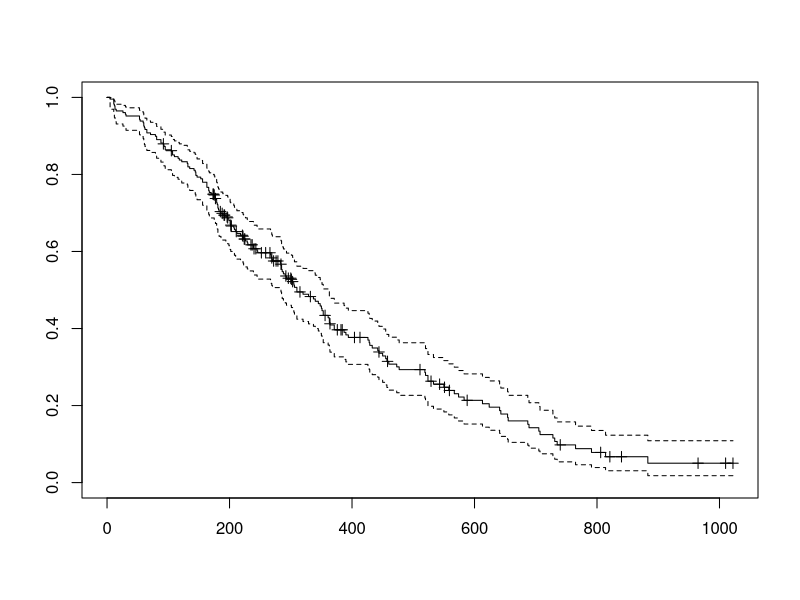
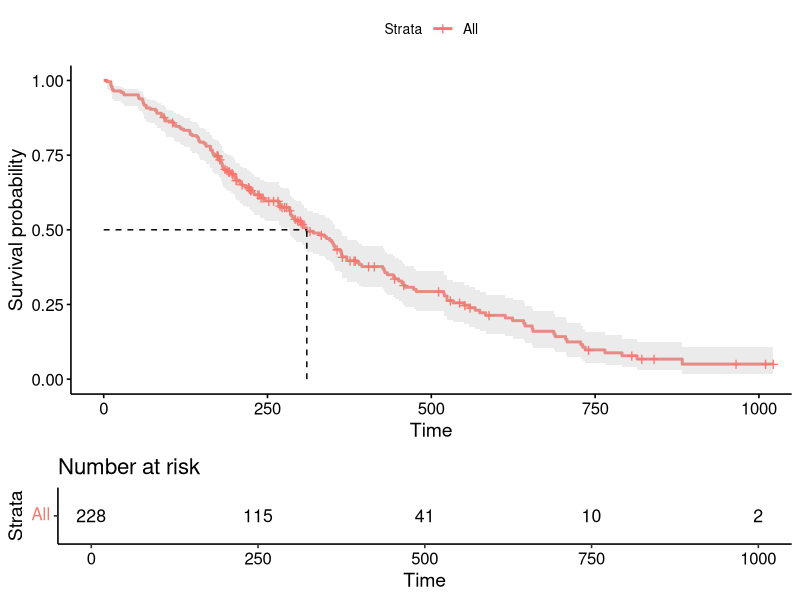
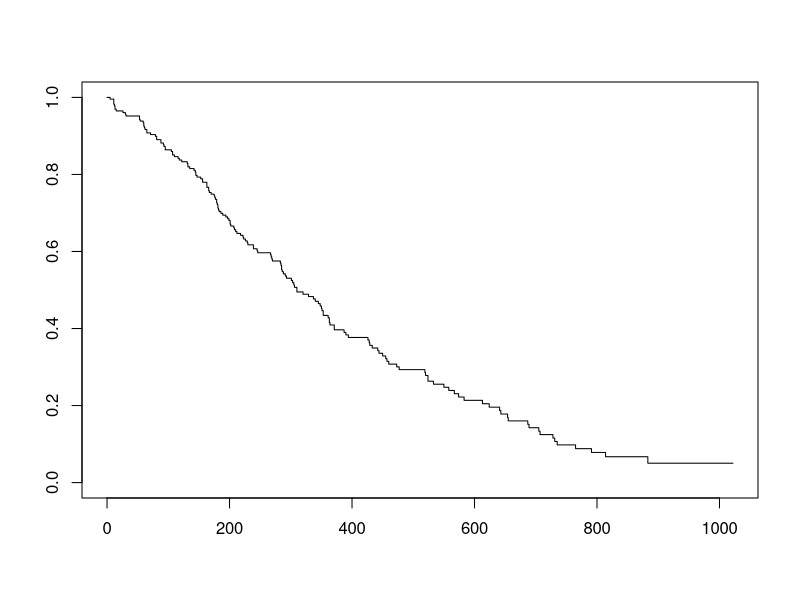

Reproduce these figures in R, in order. (Note: this script raises an error after producing the figures.)
library(survival)
lung

Surv(lung$time, lung$status)
ekm0 = survfit(Surv(time,status==2)~1, data=lung, conf.type="log-log")
summary(ekm0)
plot(ekm0, mark.time = TRUE)

library(survminer)
ggsurvplot(ekm0, conf.int = TRUE, pval = TRUE, risk.table = TRUE, surv.median.line = "hv")
plot(ekm0, conf.int = FALSE)
summary(survfit(Surv(time, status)~1, data = lung),time=180)
summary(survfit(Surv(time, status)~1, data = lung),time=365.025)
ekm = survfit(Surv(time, status)~sex, data = lung, conf.type = "log-log")
summary(ekm)
survdiff(Surv(time, status)~sex, rho = 0, data = lung)

test = survfit(Surv(ph.ecog)~1, data=lung, conf.type="log-log")
survdiff(Surv(ph.ecog)~1, data = lung, rho = 0)
